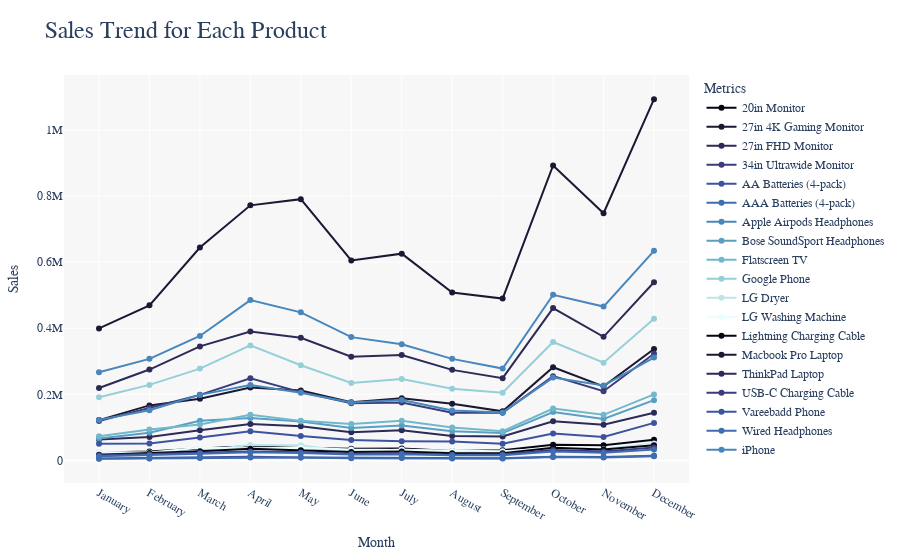

Source (notebook cell):
### Markdown cell above
## 8. Sales Trend for each product

### Code cell
product_month_sales = maindf.groupby(['Product', 'Month'])['Sales'].sum().reset_index()

fig = px.line(
    product_month_sales,
    x='Month',
    y='Sales',
    color='Product',
    title='Sales Trend for Each Product',
    labels={'Month': 'Month', 'Sales': 'Total Sales ($)', 'Product': 'Product'},
    markers=True,
    color_discrete_sequence=px.colors.sequential.ice
)


fig.update_layout(
    title_font=dict(size=24),
    font_family="Arial Black",
    xaxis_title="Month", 
    xaxis=dict(
        tickvals=list(range(1, 13)),
        ticktext=[
            'January', 'February', 'March', 'April', 'May', 'June', 
            'July', 'August', 'September', 'October', 'November', 'December'
        ]
    ),
    yaxis_title="Sales",
    legend_title="Metrics",
    margin=dict(t=75, l=25, r=25, b=25),
    plot_bgcolor="rgba( 245, 245, 245, 0.8)"
)

fig.show()
fig.write_html("productsales_by_month_line.html")

### Figure 1 — Plotly figure (JSON) as saved in the notebook; plotly's stock layout.template omitted (floating-point values rounded to 4 significant figures)
{"data": [{"hovertemplate": "Product=20in Monitor<br>Month=%{x}<br>Total Sales ($)=%{y}<extra></extra>", "legendgroup": "20in Monitor", "line": {"color": "rgb(3, 5, 18)", "dash": "solid"}, "marker": {"symbol": "circle"}, "mode": "lines+markers", "name": "20in Monitor", "orientation": "v", "showlegend": true, "type": "scatter", "x": [1, 2, 3, 4, 5, 6, 7, 8, 9, 10, 11, 12], "xaxis": "x", "y": [23980.0, 27060.0, 35860.0, 43230.0, 37510.0, 35420.0, 35970.0, 28710.0, 30470.0, 47190.0, 46200.0, 62580.0], "yaxis": "y"}, {"hovertemplate": "Product=27in 4K Gaming Monitor<br>Month=%{x}<br>Total Sales ($)=%{y}<extra></extra>", "legendgroup": "27in 4K Gaming Monitor", "line": {"color": "rgb(25, 25, 51)", "dash": "solid"}, "marker": {"symbol": "circle"}, "mode": "lines+markers", "name": "27in 4K Gaming Monitor", "orientation": "v", "showlegend": true, "type": "scatter", "x": [1, 2, 3, 4, 5, 6, 7, 8, 9, 10, 11, 12], "xaxis": "x", "y": [122100.0, 166500.0, 186800.0, 220700.0, 211400.0, 175900.0, 188400.0, 171600.0, 148600.0, 282000.0, 224200.0, 337000.0], "yaxis": "y"}, {"hovertemplate": "Product=27in FHD Monitor<br>Month=%{x}<br>Total Sales ($)=%{y}<extra></extra>", "legendgroup": "27in FHD Monitor", "line": {"color": "rgb(44, 42, 87)", "dash": "solid"}, "marker": {"symbol": "circle"}, "mode": "lines+markers", "name": "27in FHD Monitor", "orientation": "v", "showlegend": true, "type": "scatter", "x": [1, 2, 3, 4, 5, 6, 7, 8, 9, 10, 11, 12], "xaxis": "x", "y": [63300.0, 71250.0, 91190.0, 110400.0, 103300.0, 85040.0, 91040.0, 73650.0, 72450.0, 118600.0, 107800.0, 144300.0], "yaxis": "y"}, {"hovertemplate": "Product=34in Ultrawide Monitor<br>Month=%{x}<br>Total Sales ($)=%{y}<extra></extra>", "legendgroup": "34in Ultrawide Monitor", "line": {"color": "rgb(58, 60, 125)", "dash": "solid"}, "marker": {"symbol": "circle"}, "mode": "lines+markers", "name": "34in Ultrawide Monitor", "orientation": "v", "showlegend": true, "type": "scatter", "x": [1, 2, 3, 4, 5, 6, 7, 8, 9, 10, 11, 12], "xaxis": "x", "y": [119300.0, 158800.0, 198400.0, 248500.0, 206700.0, 172900.0, 175600.0, 144400.0, 144000.0, 255000.0, 209400.0, 322600.0], "yaxis": "y"}, {"hovertemplate": "Product=AA Batteries (4-pack)<br>Month=%{x}<br>Total Sales ($)=%{y}<extra></extra>", "legendgroup": "AA Batteries (4-pack)", "line": {"color": "rgb(62, 83, 160)", "dash": "solid"}, "marker": {"symbol": "circle"}, "mode": "lines+markers", "name": "AA Batteries (4-pack)", "orientation": "v", "showlegend": true, "type": "scatter", "x": [1, 2, 3, 4, 5, 6, 7, 8, 9, 10, 11, 12], "xaxis": "x", "y": [5468.0, 6662.0, 8509.0, 10830.0, 9155.0, 8049.0, 7953.0, 7020.0, 6801.0, 11290.0, 10080, 14300.0], "yaxis": "y"}, {"hovertemplate": "Product=AAA Batteries (4-pack)<br>Month=%{x}<br>Total Sales ($)=%{y}<extra></extra>", "legendgroup": "AAA Batteries (4-pack)", "line": {"color": "rgb(62, 109, 178)", "dash": "solid"}, "marker": {"symbol": "circle"}, "mode": "lines+markers", "name": "AAA Batteries (4-pack)", "orientation": "v", "showlegend": true, "type": "scatter", "x": [1, 2, 3, 4, 5, 6, 7, 8, 9, 10, 11, 12], "xaxis": "x", "y": [4784, 5896.0, 7412.0, 8788.0, 8752.0, 6464.0, 7071.0, 6043.0, 5750.0, 10060.0, 9045.0, 12680.0], "yaxis": "y"}, {"hovertemplate": "Product=Apple Airpods Headphones<br>Month=%{x}<br>Total Sales ($)=%{y}<extra></extra>", "legendgroup": "Apple Airpods Headphones", "line": {"color": "rgb(72, 134, 187)", "dash": "solid"}, "marker": {"symbol": "circle"}, "mode": "lines+markers", "name": "Apple Airpods Headphones", "orientation": "v", "showlegend": true, "type": "scatter", "x": [1, 2, 3, 4, 5, 6, 7, 8, 9, 10, 11, 12], "xaxis": "x", "y": [122700, 151800, 198300, 227850, 204750, 175050, 183000, 151350, 145350, 250650, 226950, 311400], "yaxis": "y"}, {"hovertemplate": "Product=Bose SoundSport Headphones<br>Month=%{x}<br>Total Sales ($)=%{y}<extra></extra>", "legendgroup": "Bose SoundSport Headphones", "line": {"color": "rgb(89, 159, 196)", "dash": "solid"}, "marker": {"symbol": "circle"}, "mode": "lines+markers", "name": "Bose SoundSport Headphones", "orientation": "v", "showlegend": true, "type": "scatter", "x": [1, 2, 3, 4, 5, 6, 7, 8, 9, 10, 11, 12], "xaxis": "x", "y": [66190.0, 84090.0, 119800.0, 128700.0, 117600.0, 98290.0, 106000.0, 88090.0, 82790.0, 146500.0, 125200.0, 182400.0], "yaxis": "y"}, {"hovertemplate": "Product=Flatscreen TV<br>Month=%{x}<br>Total Sales ($)=%{y}<extra></extra>", "legendgroup": "Flatscreen TV", "line": {"color": "rgb(114, 184, 205)", "dash": "solid"}, "marker": {"symbol": "circle"}, "mode": "lines+markers", "name": "Flatscreen TV", "orientation": "v", "showlegend": true, "type": "scatter", "x": [1, 2, 3, 4, 5, 6, 7, 8, 9, 10, 11, 12], "xaxis": "x", "y": [73200, 93900, 108600, 138000, 119700, 110100, 119700, 99300, 88200, 157200, 138000, 199800], "yaxis": "y"}, {"hovertemplate": "Product=Google Phone<br>Month=%{x}<br>Total Sales ($)=%{y}<extra></extra>", "legendgroup": "Google Phone", "line": {"color": "rgb(149, 207, 216)", "dash": "solid"}, "marker": {"symbol": "circle"}, "mode": "lines+markers", "name": "Google Phone", "orientation": "v", "showlegend": true, "type": "scatter", "x": [1, 2, 3, 4, 5, 6, 7, 8, 9, 10, 11, 12], "xaxis": "x", "y": [191400, 228600, 277800, 348000, 288000, 234600, 246600, 216600, 204600, 358200, 295800, 429000], "yaxis": "y"}, {"hovertemplate": "Product=LG Dryer<br>Month=%{x}<br>Total Sales ($)=%{y}<extra></extra>", "legendgroup": "LG Dryer", "line": {"color": "rgb(192, 229, 232)", "dash": "solid"}, "marker": {"symbol": "circle"}, "mode": "lines+markers", "name": "LG Dryer", "orientation": "v", "showlegend": true, "type": "scatter", "x": [1, 2, 3, 4, 5, 6, 7, 8, 9, 10, 11, 12], "xaxis": "x", "y": [23400, 22800, 29400, 46800, 45600, 25800, 33000, 27600, 18000, 30000, 33600, 51600], "yaxis": "y"}, {"hovertemplate": "Product=LG Washing Machine<br>Month=%{x}<br>Total Sales ($)=%{y}<extra></extra>", "legendgroup": "LG Washing Machine", "line": {"color": "rgb(234, 252, 253)", "dash": "solid"}, "marker": {"symbol": "circle"}, "mode": "lines+markers", "name": "LG Washing Machine", "orientation": "v", "showlegend": true, "type": "scatter", "x": [1, 2, 3, 4, 5, 6, 7, 8, 9, 10, 11, 12], "xaxis": "x", "y": [25200, 24000, 38400, 36600, 38400, 33000, 31200, 28800, 27600, 36600, 31800, 48000], "yaxis": "y"}, {"hovertemplate": "Product=Lightning Charging Cable<br>Month=%{x}<br>Total Sales ($)=%{y}<extra></extra>", "legendgroup": "Lightning Charging Cable", "line": {"color": "rgb(3, 5, 18)", "dash": "solid"}, "marker": {"symbol": "circle"}, "mode": "lines+markers", "name": "Lightning Charging Cable", "orientation": "v", "showlegend": true, "type": "scatter", "x": [1, 2, 3, 4, 5, 6, 7, 8, 9, 10, 11, 12], "xaxis": "x", "y": [17270.0, 22410.0, 28000.0, 35480.0, 31020.0, 25220.0, 27070.0, 21570.0, 21410.0, 38450.0, 33040.0, 46150.0], "yaxis": "y"}, {"hovertemplate": "Product=Macbook Pro Laptop<br>Month=%{x}<br>Total Sales ($)=%{y}<extra></extra>", "legendgroup": "Macbook Pro Laptop", "line": {"color": "rgb(25, 25, 51)", "dash": "solid"}, "marker": {"symbol": "circle"}, "mode": "lines+markers", "name": "Macbook Pro Laptop", "orientation": "v", "showlegend": true, "type": "scatter", "x": [1, 2, 3, 4, 5, 6, 7, 8, 9, 10, 11, 12], "xaxis": "x", "y": [399500, 469200, 644300, 771800, 790500, 605200, 625600, 508300, 489600, 892500, 748000, 1093100], "yaxis": "y"}, {"hovertemplate": "Product=ThinkPad Laptop<br>Month=%{x}<br>Total Sales ($)=%{y}<extra></extra>", "legendgroup": "ThinkPad Laptop", "line": {"color": "rgb(44, 42, 87)", "dash": "solid"}, "marker": {"symbol": "circle"}, "mode": "lines+markers", "name": "ThinkPad Laptop", "orientation": "v", "showlegend": true, "type": "scatter", "x": [1, 2, 3, 4, 5, 6, 7, 8, 9, 10, 11, 12], "xaxis": "x", "y": [219000.0, 275000.0, 345000.0, 390000.0, 371000.0, 314000.0, 319000.0, 274000.0, 249000.0, 461000.0, 374000.0, 539000.0], "yaxis": "y"}, {"hovertemplate": "Product=USB-C Charging Cable<br>Month=%{x}<br>Total Sales ($)=%{y}<extra></extra>", "legendgroup": "USB-C Charging Cable", "line": {"color": "rgb(58, 60, 125)", "dash": "solid"}, "marker": {"symbol": "circle"}, "mode": "lines+markers", "name": "USB-C Charging Cable", "orientation": "v", "showlegend": true, "type": "scatter", "x": [1, 2, 3, 4, 5, 6, 7, 8, 9, 10, 11, 12], "xaxis": "x", "y": [15380.0, 19770.0, 23230.0, 27110.0, 24710.0, 20020.0, 22100.0, 17470.0, 19050.0, 31870.0, 26960.0, 38840.0], "yaxis": "y"}, {"hovertemplate": "Product=Vareebadd Phone<br>Month=%{x}<br>Total Sales ($)=%{y}<extra></extra>", "legendgroup": "Vareebadd Phone", "line": {"color": "rgb(62, 83, 160)", "dash": "solid"}, "marker": {"symbol": "circle"}, "mode": "lines+markers", "name": "Vareebadd Phone", "orientation": "v", "showlegend": true, "type": "scatter", "x": [1, 2, 3, 4, 5, 6, 7, 8, 9, 10, 11, 12], "xaxis": "x", "y": [50400, 51600, 69600, 88000, 74000, 62000, 58400, 57200, 50400, 81200, 70800, 113600], "yaxis": "y"}, {"hovertemplate": "Product=Wired Headphones<br>Month=%{x}<br>Total Sales ($)=%{y}<extra></extra>", "legendgroup": "Wired Headphones", "line": {"color": "rgb(62, 109, 178)", "dash": "solid"}, "marker": {"symbol": "circle"}, "mode": "lines+markers", "name": "Wired Headphones", "orientation": "v", "showlegend": true, "type": "scatter", "x": [1, 2, 3, 4, 5, 6, 7, 8, 9, 10, 11, 12], "xaxis": "x", "y": [13010.0, 15340.0, 19950.0, 24760.0, 22490.0, 17670.0, 18760.0, 15480.0, 15600.0, 27270.0, 23190.0, 32960.0], "yaxis": "y"}, {"hovertemplate": "Product=iPhone<br>Month=%{x}<br>Total Sales ($)=%{y}<extra></extra>", "legendgroup": "iPhone", "line": {"color": "rgb(72, 134, 187)", "dash": "solid"}, "marker": {"symbol": "circle"}, "mode": "lines+markers", "name": "iPhone", "orientation": "v", "showlegend": true, "type": "scatter", "x": [1, 2, 3, 4, 5, 6, 7, 8, 9, 10, 11, 12], "xaxis": "x", "y": [266700, 307300, 376600, 485100, 448000, 373100, 351400, 307300, 277900, 501200, 465500, 634200], "yaxis": "y"}], "layout": {"autosize": true, "font": {"family": "Arial Black"}, "legend": {"title": {"text": "Metrics"}, "tracegroupgap": 0}, "margin": {"b": 25, "l": 25, "r": 25, "t": 75}, "plot_bgcolor": "rgba( 245, 245, 245, 0.8)", "title": {"font": {"size": 24}, "text": "Sales Trend for Each Product"}, "xaxis": {"anchor": "y", "autorange": true, "domain": [0, 1], "range": [0.2473, 12.75], "ticktext": ["January", "February", "March", "April", "May", "June", "July", "August", "September", "October", "November", "December"], "tickvals": [1, 2, 3, 4, 5, 6, 7, 8, 9, 10, 11, 12], "title": {"text": "Month"}, "type": "linear"}, "yaxis": {"anchor": "x", "autorange": true, "domain": [0, 1], "range": [-82530.0, 1180000.0], "title": {"text": "Sales"}, "type": "linear"}}}
